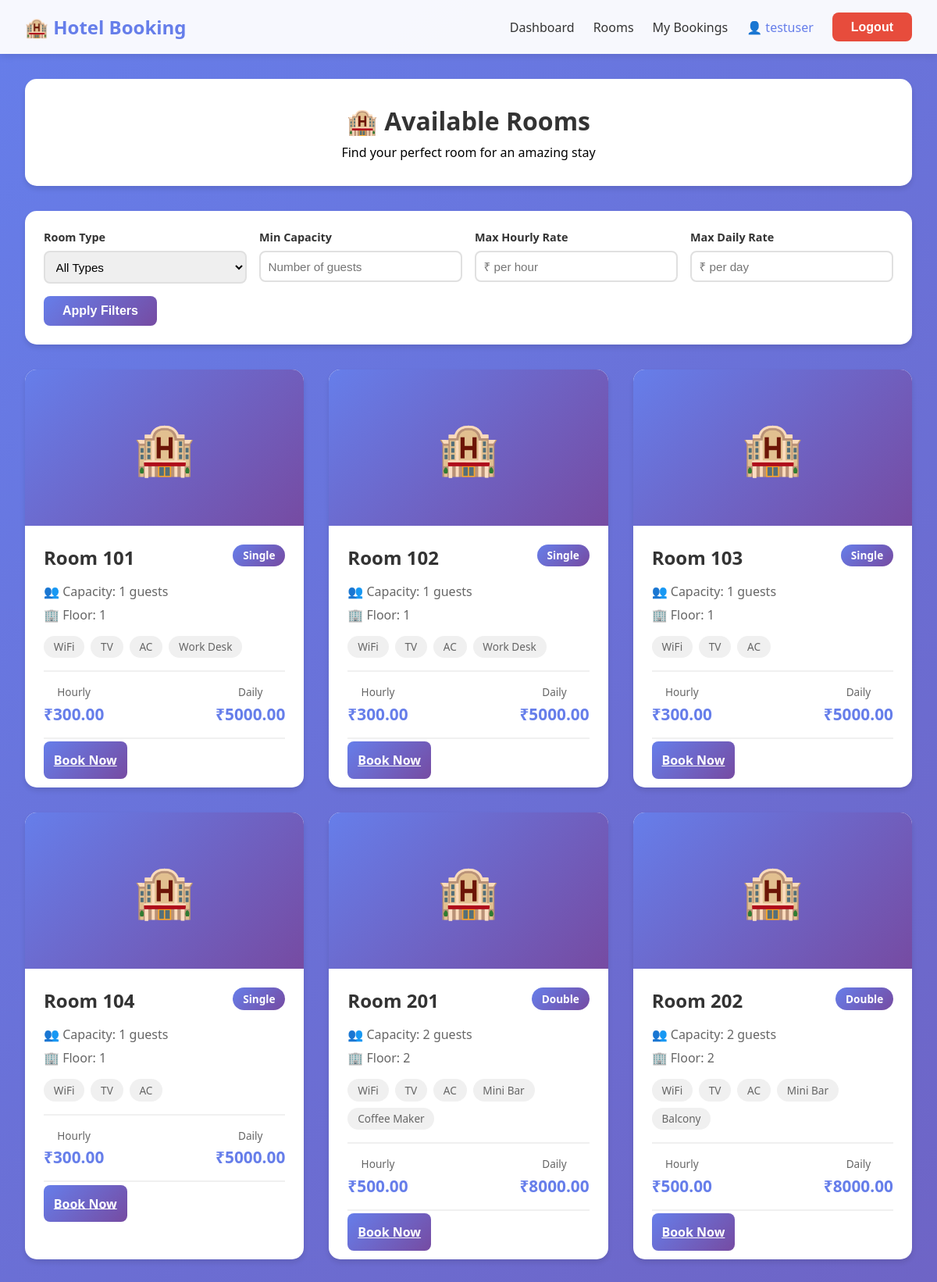
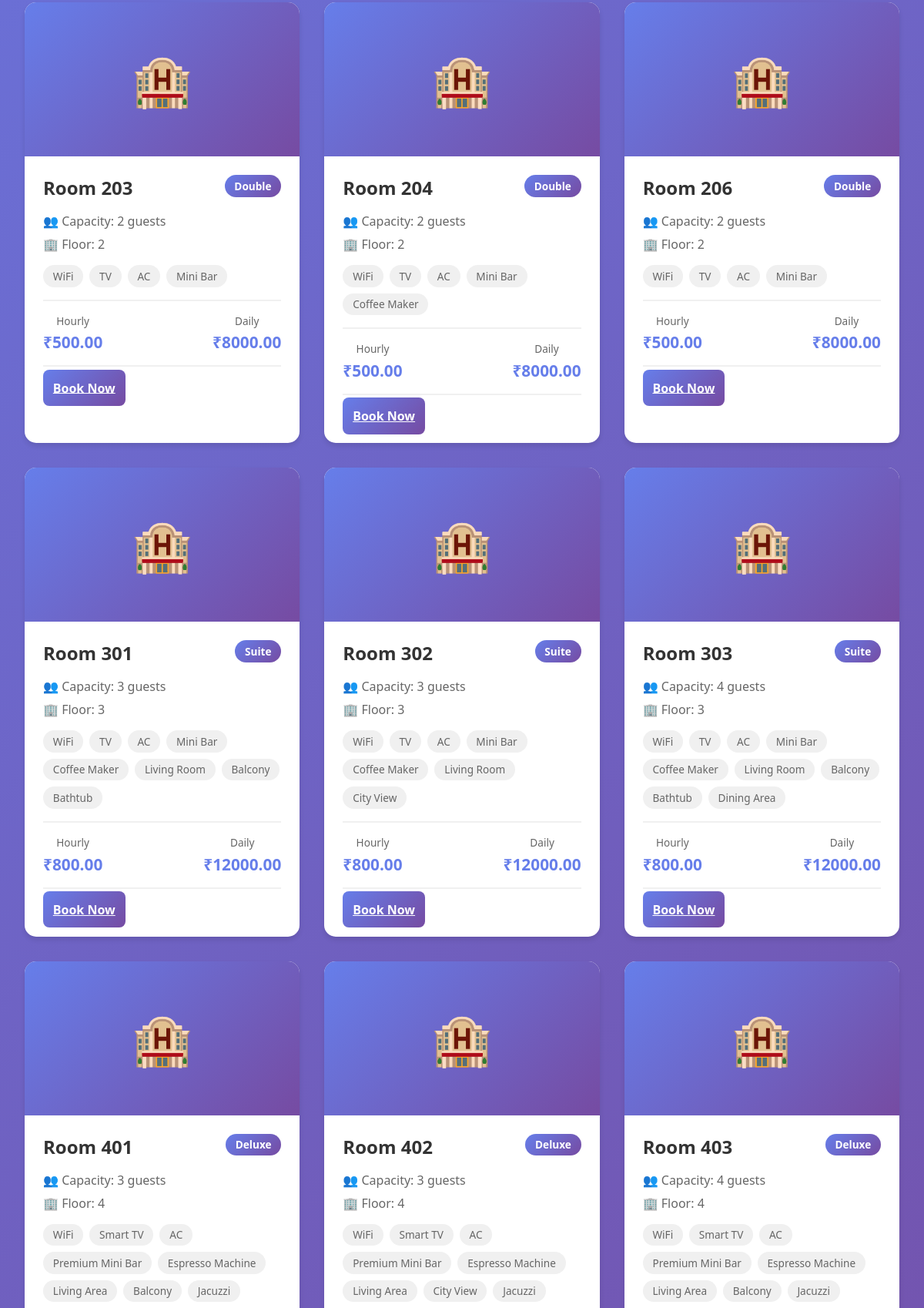
Screenshot of /rooms/ (signed in, upper part) with the database file from the repository (2 pictures, top to bottom).
### rooms/models.py (models this page shows, shortened)
class Room(models.Model):
    ROOM_TYPES = [
        ('single', 'Single'),
        ('double', 'Double'),
        ('suite', 'Suite'),
        ('deluxe', 'Deluxe'),
        ('presidential', 'Presidential Suite'),
    ]
    STATUS_CHOICES = [
        ('available', 'Available'),
        ('maintenance', 'Under Maintenance'),
        ('inactive', 'Inactive'),
    ]
    room_number = models.CharField(
        max_length=10,
        unique=True,
        db_index=True,
        help_text="Unique room identifier"
    )
    room_type = models.CharField(
        max_length=20,
        choices=ROOM_TYPES,
        db_index=True
    )
    capacity = models.PositiveIntegerField(
        validators=[MinValueValidator(1)],
        help_text="Maximum number of guests"
    )
    hourly_rate = models.DecimalField(
        max_digits=10,
        decimal_places=2,
        validators=[MinValueValidator(Decimal('0.01'))],
        help_text="Rate per hour"
    )
    daily_rate = models.DecimalField(
        max_digits=10,
        decimal_places=2,
        validators=[MinValueValidator(Decimal('0.01'))],
        help_text="Rate per day (24 hours)"
    )
    floor = models.PositiveIntegerField(
        null=True,
        blank=True,
        help_text="Floor number"
    )
    amenities = models.JSONField(
        default=list,
        blank=True,
        help_text="List of amenities (WiFi, TV, AC, etc.)"
    )
    description = models.TextField(blank=True, null=True)
    status = models.CharField(
        max_length=20,
        choices=STATUS_CHOICES,
        default='available',
        db_index=True
    )
    image_url = models.URLField(blank=True, null=True)
    created_at = models.DateTimeField(auto_now_add=True)
    updated_at = models.DateTimeField(auto_now=True)
    class Meta:
        ordering = ['room_number']
        indexes = [
            models.Index(fields=['room_type', 'status']),
            models.Index(fields=['status', 'room_number']),
        ]

### bookings/frontend_views.py (the view)
# urls.py: path('rooms/', frontend_views.rooms_view, name='rooms'),
@login_required
def rooms_view(request):
    rooms = Room.objects.filter(status='available')
    room_type = request.GET.get('room_type')
    if room_type:
        rooms = rooms.filter(room_type=room_type)
    min_capacity = request.GET.get('min_capacity')
    if min_capacity:
        try:
            rooms = rooms.filter(capacity__gte=int(min_capacity))
        except ValueError:
            pass
    max_hourly_rate = request.GET.get('max_hourly_rate')
    if max_hourly_rate:
        try:
            rooms = rooms.filter(hourly_rate__lte=float(max_hourly_rate))
        except ValueError:
            pass
    max_daily_rate = request.GET.get('max_daily_rate')
    if max_daily_rate:
        try:
            rooms = rooms.filter(daily_rate__lte=float(max_daily_rate))
        except ValueError:
            pass
    context = {
        'rooms': rooms.order_by('room_number')
    }
    return render(request, 'rooms.html', context)

### templates/rooms.html (shortened to what this page needs)
{% extends 'base.html' %}
{% block content %}
<div class="page-header">
    <h1>🏨 Available Rooms</h1>
    <p>Find your perfect room for an amazing stay</p>
</div>
<div class="filter-section">
    <form method="GET">
        <div class="filter-grid">
            <div class="filter-group">
                <label>Room Type</label>
                <select name="room_type" class="filter-control">
                    <option value="">All Types</option>
                </select>
            </div>
            <div class="filter-group">
                <label>Min Capacity</label>
                <input type="number" name="min_capacity" class="filter-control" placeholder="Number of guests" min="1">
            </div>
            <div class="filter-group">
                <label>Max Hourly Rate</label>
                <input type="number" name="max_hourly_rate" class="filter-control" placeholder="₹ per hour">
            </div>
            <div class="filter-group">
                <label>Max Daily Rate</label>
                <input type="number" name="max_daily_rate" class="filter-control" placeholder="₹ per day">
            </div>
        </div>
        <button type="submit" class="btn btn-primary">Apply Filters</button>
    </form>
</div>
{% if rooms %}
<div class="rooms-grid">
    {% for room in rooms %}
    <div class="room-card">
        <div class="room-image">
            🏨
        </div>
        <div class="room-content">
            <div class="room-header">
                <div class="room-number">Room {{ room.room_number }}</div>
                <div class="room-type">{{ room.get_room_type_display }}</div>
            </div>
            <div class="room-details">
                <div class="detail-item">
                    👥 Capacity: {{ room.capacity }} guests
                </div>
                <div class="detail-item">
                    🏢 Floor: {{ room.floor|default:"Ground" }}
                </div>
            </div>
            {% if room.amenities %}
            <div class="room-amenities">
                {% for amenity in room.amenities %}
                <span class="amenity-tag">{{ amenity }}</span>
                {% endfor %}
            </div>
            {% endif %}
            <div class="room-pricing">
                <div class="price-item">
                    <div class="price-label">Hourly</div>
                    <div class="price-value">₹{{ room.hourly_rate }}</div>
                </div>
                <div class="price-item">
                    <div class="price-label">Daily</div>
                    <div class="price-value">₹{{ room.daily_rate }}</div>
                </div>
            </div>
            <a href="{% url 'book_room' room.id %}" class="btn-book">Book Now</a>
        </div>
    </div>
    {% endfor %}
</div>
{% else %}
<div class="empty-state">
    <div class="empty-state-icon">🔍</div>
    <h2>No Rooms Found</h2>
    <p>Try adjusting your filters to see more results</p>
</div>
{% endif %}
{% endblock %}

### templates/base.html (shortened to what this page needs)
<!DOCTYPE html>
<html lang="en">
<head>
</head>
<body>
    <nav class="navbar">
        <a href="{% url 'home' %}" class="navbar-brand">🏨 Hotel Booking</a>
        <div class="navbar-menu">
            {% if user.is_authenticated %}
                <a href="{% url 'dashboard' %}">Dashboard</a>
                <a href="{% url 'rooms' %}">Rooms</a>
                <a href="{% url 'my_bookings' %}">My Bookings</a>
                <span style="color: #667eea;">👤 {{ user.username }}</span>
                <form method="POST" action="{% url 'logout' %}" style="display: inline;">
                    <button type="submit" class="btn btn-danger">Logout</button>
                </form>
            {% else %}
                <a href="{% url 'login' %}" class="btn btn-secondary">Login</a>
                <a href="{% url 'register' %}" class="btn btn-primary">Register</a>
            {% endif %}
        </div>
    </nav>
    <div class="container">
        {% block content %}{% endblock %}
    </div>
</body>
</html>

### templates/base.html (style rules this page uses)
* { margin: 0; padding: 0; box-sizing: border-box; }
body { font-family: 'Segoe UI', Tahoma, Geneva, Verdana, sans-serif; background: linear-gradient(135deg, #667eea 0%, #764ba2 100%); min-height: 100vh; display: flex; flex-direction: column; }
.navbar { background: rgba(255, 255, 255, 0.95); padding: 1rem 2rem; box-shadow: 0 2px 10px rgba(0,0,0,0.1); display: flex; justify-content: space-between; align-items: center; }
.navbar-brand { font-size: 1.5rem; font-weight: bold; color: #667eea; text-decoration: none; }
.navbar-menu { display: flex; gap: 1.5rem; align-items: center; }
.navbar-menu a { color: #333; text-decoration: none; font-weight: 500; transition: color 0.3s; }
.btn { padding: 0.6rem 1.5rem; border: none; border-radius: 8px; cursor: pointer; font-size: 1rem; font-weight: 600; transition: all 0.3s; text-decoration: none; display: inline-block; }
.btn-primary { background: linear-gradient(135deg, #667eea 0%, #764ba2 100%); color: white; }
.btn-danger { background: #e74c3c; color: white; }
.container { flex: 1; max-width: 1200px; margin: 0 auto; padding: 2rem; width: 100%; }

### templates/rooms.html (style rules this page uses)
.page-header { background: white; padding: 2rem; border-radius: 15px; margin-bottom: 2rem; box-shadow: 0 4px 6px rgba(0,0,0,0.1); text-align: center; }
.page-header h1 { color: #333; margin-bottom: 0.5rem; }
.filter-section { background: white; padding: 1.5rem; border-radius: 15px; margin-bottom: 2rem; box-shadow: 0 4px 6px rgba(0,0,0,0.1); }
.filter-grid { display: grid; grid-template-columns: repeat(auto-fit, minmax(200px, 1fr)); gap: 1rem; margin-bottom: 1rem; }
.filter-group label { display: block; margin-bottom: 0.5rem; color: #333; font-weight: 600; font-size: 0.9rem; }
.filter-control { width: 100%; padding: 0.6rem; border: 2px solid #e0e0e0; border-radius: 8px; font-size: 0.95rem; }
.rooms-grid { display: grid; grid-template-columns: repeat(auto-fill, minmax(320px, 1fr)); gap: 2rem; }
.room-card { background: white; border-radius: 15px; overflow: hidden; box-shadow: 0 4px 6px rgba(0,0,0,0.1); transition: all 0.3s; }
.room-image { width: 100%; height: 200px; background: linear-gradient(135deg, #667eea 0%, #764ba2 100%); display: flex; align-items: center; justify-content: center; font-size: 4rem; }
.room-content { padding: 1.5rem; }
.room-header { display: flex; justify-content: space-between; align-items: start; margin-bottom: 1rem; }
.room-number { font-size: 1.5rem; font-weight: bold; color: #333; }
.room-type { background: linear-gradient(135deg, #667eea 0%, #764ba2 100%); color: white; padding: 0.3rem 0.8rem; border-radius: 20px; font-size: 0.85rem; font-weight: 600; }
.room-details { margin-bottom: 1rem; }
.detail-item { display: flex; align-items: center; gap: 0.5rem; margin-bottom: 0.5rem; color: #666; }
.room-amenities { display: flex; flex-wrap: wrap; gap: 0.5rem; margin-bottom: 1rem; }
.amenity-tag { background: #f0f0f0; padding: 0.3rem 0.8rem; border-radius: 15px; font-size: 0.85rem; color: #666; }
.room-pricing { display: flex; justify-content: space-between; padding: 1rem 0; border-top: 2px solid #f0f0f0; border-bottom: 2px solid #f0f0f0; margin-bottom: 1rem; }
.price-item { text-align: center; }
.price-label { font-size: 0.85rem; color: #666; margin-bottom: 0.3rem; }
.price-value { font-size: 1.3rem; font-weight: bold; color: #667eea; }
.btn-book { width: 100%; padding: 0.8rem; background: linear-gradient(135deg, #667eea 0%, #764ba2 100%); color: white; border: none; border-radius: 8px; font-weight: 600; cursor: pointer; transition: all 0.3s; }

### rows the page displays
Room: room_number "101", room_type "Single", capacity "1", floor "1", amenities "WiFi" "TV" "AC" "Work Desk", hourly_rate "300.00", daily_rate "5000.00"
Room: room_number "102", room_type "Single", capacity "1", floor "1", amenities "WiFi" "TV" "AC" "Work Desk", hourly_rate "300.00", daily_rate "5000.00"
Room: room_number "103", room_type "Single", capacity "1", floor "1", amenities "WiFi" "TV" "AC", hourly_rate "300.00", daily_rate "5000.00"
Room: room_number "104", room_type "Single", capacity "1", floor "1", amenities "WiFi" "TV" "AC", hourly_rate "300.00", daily_rate "5000.00"
Room: room_number "201", room_type "Double", capacity "2", floor "2", amenities "WiFi" "TV" "AC" "Mini Bar" "Coffee Maker", hourly_rate "500.00", daily_rate "8000.00"
Room: room_number "202", room_type "Double", capacity "2", floor "2", amenities "WiFi" "TV" "AC" "Mini Bar" "Balcony", hourly_rate "500.00", daily_rate "8000.00"
Room: room_number "203", room_type "Double", capacity "2", floor "2", amenities "WiFi" "TV" "AC" "Mini Bar", hourly_rate "500.00", daily_rate "8000.00"
Room: room_number "204", room_type "Double", capacity "2", floor "2", amenities "WiFi" "TV" "AC" "Mini Bar" "Coffee Maker", hourly_rate "500.00", daily_rate "8000.00"
Room: room_number "206", room_type "Double", capacity "2", floor "2", amenities "WiFi" "TV" "AC" "Mini Bar", hourly_rate "500.00", daily_rate "8000.00"
Room: room_number "301", room_type "Suite", capacity "3", floor "3", amenities "WiFi" "TV" "AC" "Mini Bar" "Coffee Maker" "Living Room" "Balcony" "Bathtub", hourly_rate "800.00", daily_rate "12000.00"
Room: room_number "302", room_type "Suite", capacity "3", floor "3", amenities "WiFi" "TV" "AC" "Mini Bar" "Coffee Maker" "Living Room" "City View", hourly_rate "800.00", daily_rate "12000.00"
Room: room_number "303", room_type "Suite", capacity "4", floor "3", amenities "WiFi" "TV" "AC" "Mini Bar" "Coffee Maker" "Living Room" "Balcony" "Bathtub" "Dining Area", hourly_rate "800.00", daily_rate "12000.00"
Room: room_number "401", room_type "Deluxe", capacity "3", floor "4", amenities "WiFi" "Smart TV" "AC" "Premium Mini Bar" "Espresso Machine" "Living Area" "Balcony" "Jacuzzi"
Room: room_number "402", room_type "Deluxe", capacity "3", floor "4", amenities "WiFi" "Smart TV" "AC" "Premium Mini Bar" "Espresso Machine" "Living Area" "City View" "Jacuzzi"
Room: room_number "403", room_type "Deluxe", capacity "4", floor "4", amenities "WiFi" "Smart TV" "AC" "Premium Mini Bar" "Espresso Machine" "Living Area" "Balcony" "Jacuzzi"

### other values shown
{{ user.username }} "testuser"
